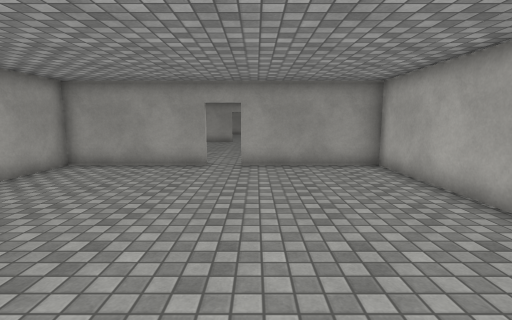
view 1 (above)

22 first-person views from a walk through a Unity game level. The camera is 1.5 m above the floor, tilts 8° down and sees 85° across. The floor is counted in squares, 1 m on a side. Each view is taken from the middle of a square. On the plan, view 1 faces up. The plan holds only what a view shows up to about 14 squares ahead; the rest is blank. The player is left out. Surface patterns are stand-ins for the level's own textures.

view 2
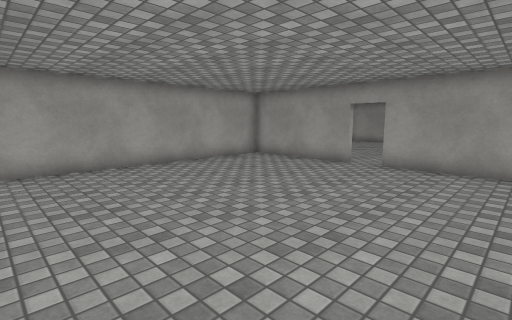

view 3
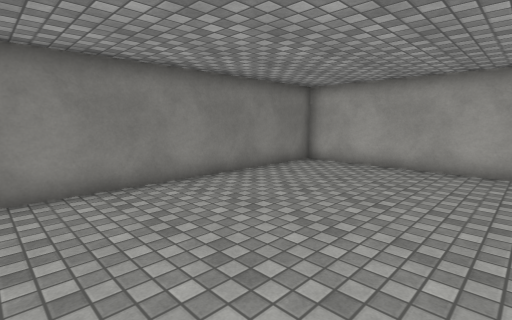

view 4
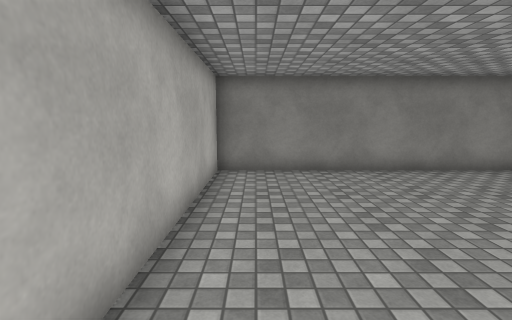

view 5
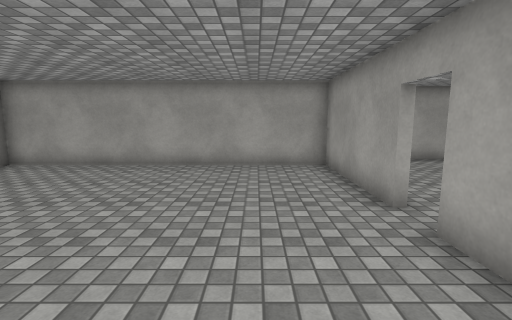

view 6
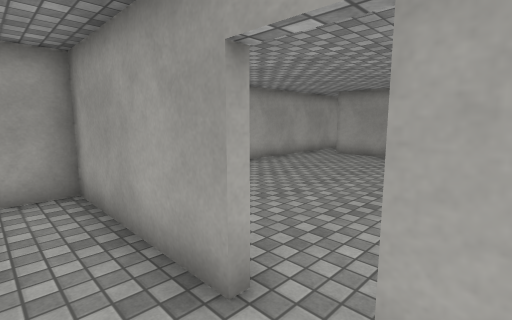

view 7
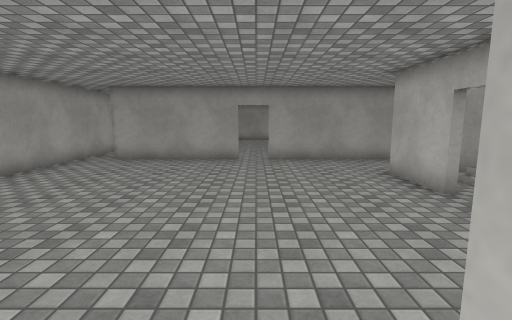

view 8
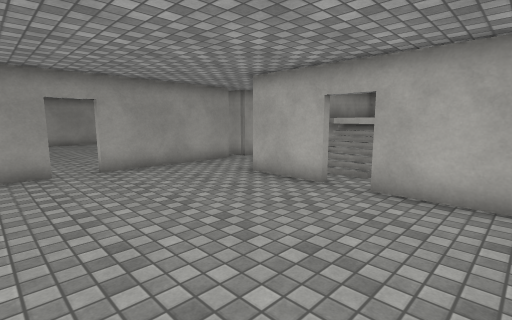

view 9
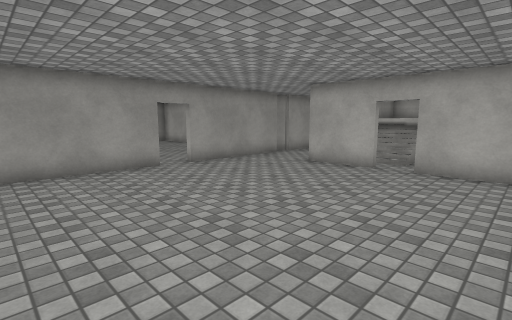

view 10
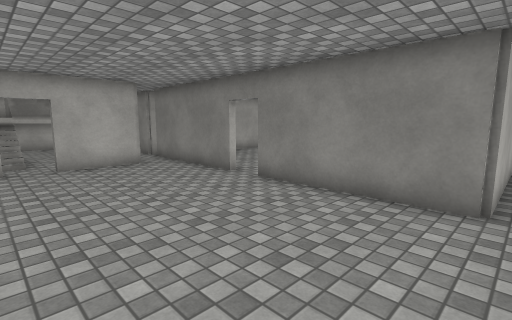

view 11
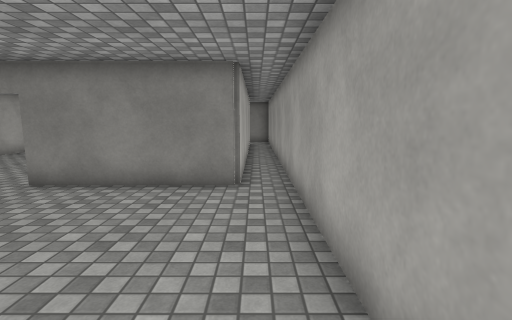

view 12
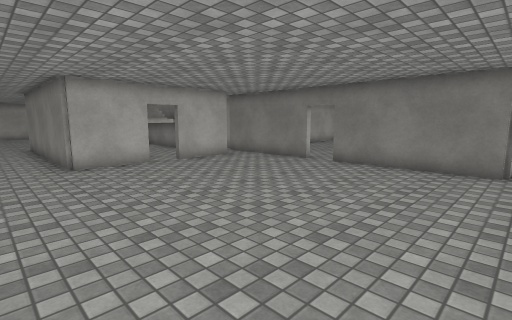

view 13
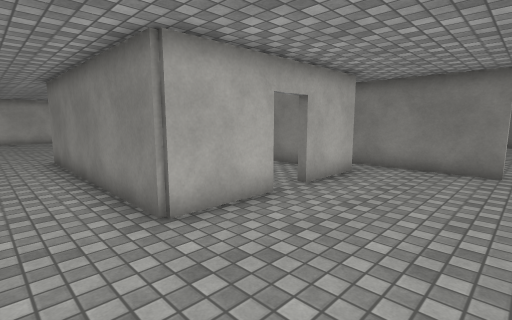

view 14
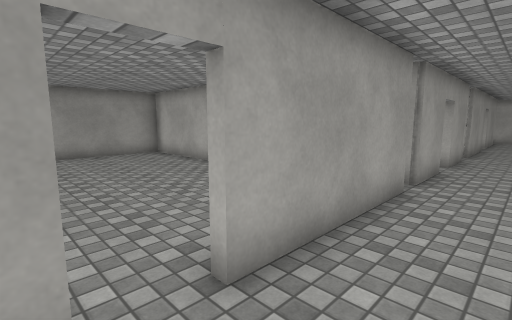

view 15
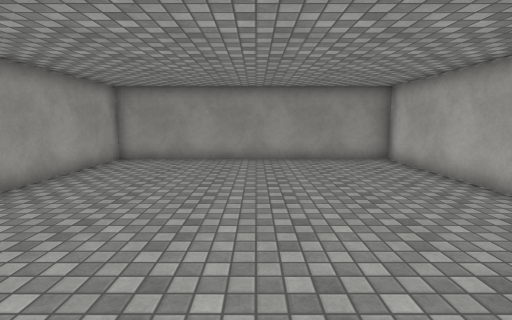

view 16
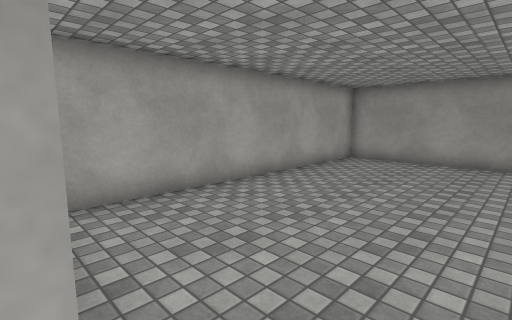

view 17
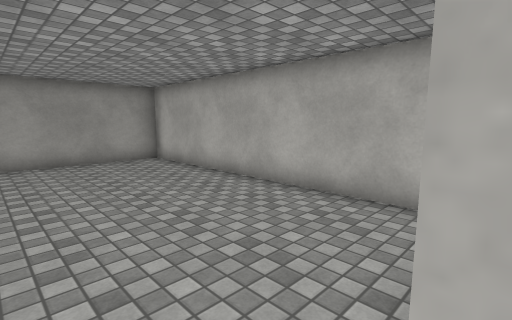

view 18
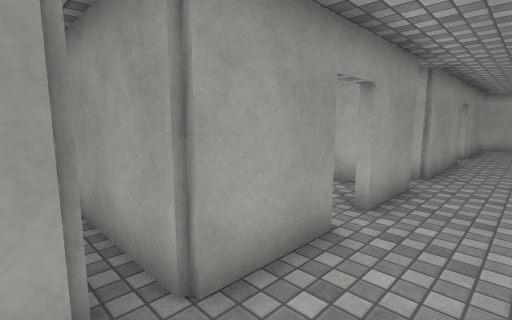

view 19
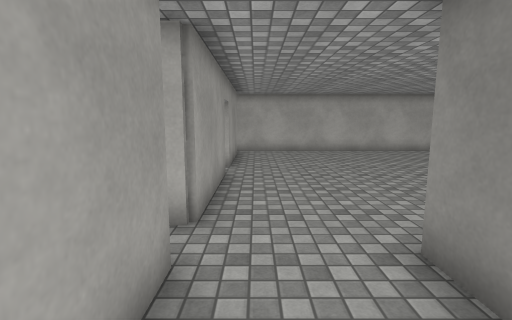

view 20
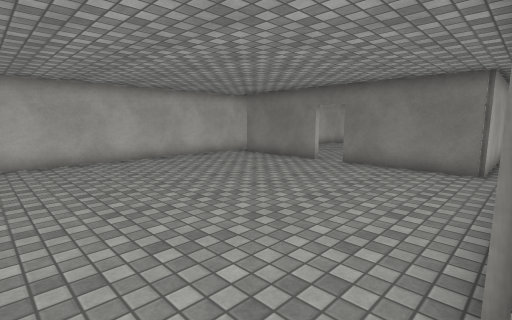

view 21
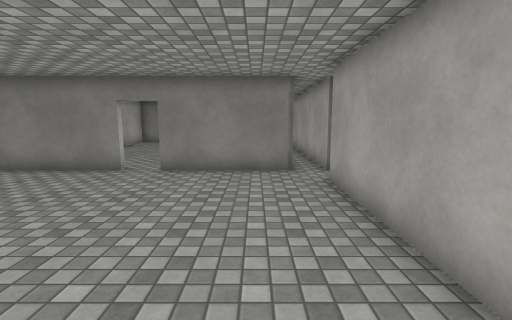

view 22
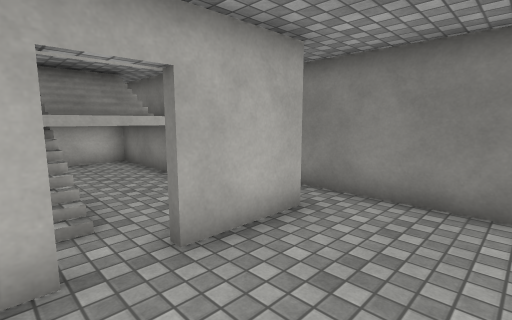

### Floor plan
Ten units are one square. View 1 is at (0, 0); x grows to the right and y downward. Boxes are objects, and circles mark ways between rooms. Rooms are numbered by the first view taken in them; rooms with no view inside come last. Other rooms are left out.
<svg viewBox="-84 -314 308 333">
<path fill="none" stroke="#000" d="M-16 -94 -64 -94 -64 14 42 14 42 -94 -5 -94M-79 -91 -79 -24M-16 -199 -66 -199M-6 -96 44 -96M29 -145 29 -171M-66 -96 -16 -96M15 -199 -5 -199M-79 -200 -79 -91M29 -108 29 -135M42 -212 42 -309 -64 -309 -64 -209M-79 -225 -79 -200M111 -161 111 -110M160 -199 119 -199M108 -199 85 -199M170 -96 210 -96M119 -96 160 -96M210 -199 170 -199M74 -199 51 -199M219 -98 219 -200M45 -199 15 -199M29 -171 111 -171M54 -169 48 -169M62 -139 62 -161M59 -134 59 -161M65 -144 65 -161M48 -111 60 -111M59 -119 59 -134M65 -119 65 -140M68 -119 68 -140M51 -140 45 -140"/>
<circle cx="-10" cy="-100" r="3" fill="#2a7"/>
<circle cx="-10" cy="-200" r="3" fill="#2a7"/>
<circle cx="25" cy="-185" r="3" fill="#2a7"/>
<circle cx="30" cy="-140" r="3" fill="#2a7"/>
<circle cx="40" cy="-140" r="3" fill="#2a7"/>
<text x="-10" y="-50">1</text>
<text x="-30" y="-150">2</text>
<text x="-10" y="-250">3</text>
<text x="150" y="-160">4</text>
<text x="40" y="-150">5</text>
<text x="40" y="-130">6</text>
</svg>
Room 1 opens to room 2. Room 2 opens to room 3. Room 2 opens to room 4. Room 2 opens to room 5. Room 5 opens to room 6.

Where each view was taken, in squares from view 1:
view 1: 0 up, 0 right, facing up
view 2: 0 up, 3 right, facing up-left
view 3: 5 up, 3 right, facing down-left
view 4: 7 up, 3 right, facing down
view 5: 7 up, 3 right, facing left
view 6: 8 up, 0 right, facing up-left
view 7: 9 up, 1 left, facing up
view 8: 11 up, 3 left, facing up-right
view 9: 11 up, 6 left, facing up-right
view 10: 15 up, 7 left, facing down-right
view 11: 16 up, 7 left, facing down
view 12: 19 up, 7 left, facing down-right
view 13: 19 up, 1 left, facing down-right
view 14: 18 up, 2 left, facing up-right
view 15: 20 up, 1 left, facing up
view 16: 20 up, 1 left, facing up-left
view 17: 20 up, 1 left, facing up-right
view 18: 18 up, 4 right, facing up-right
view 19: 19 up, 8 right, facing right
view 20: 19 up, 11 right, facing down-right
view 21: 18 up, 13 right, facing down
view 22: 15 up, 0 right, facing down-right
